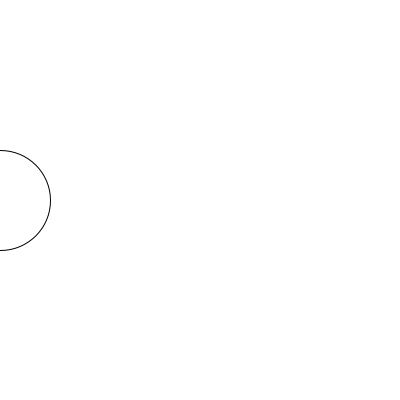
Frame 1 (no input)
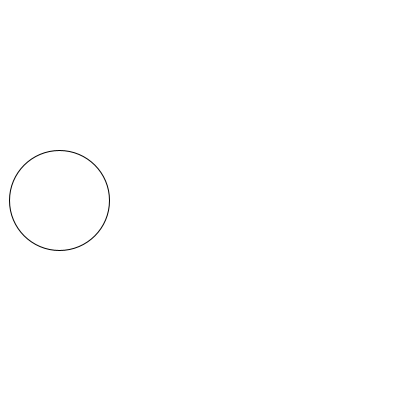
Frame 60 (the mouse pressed at the canvas centre just before this capture)
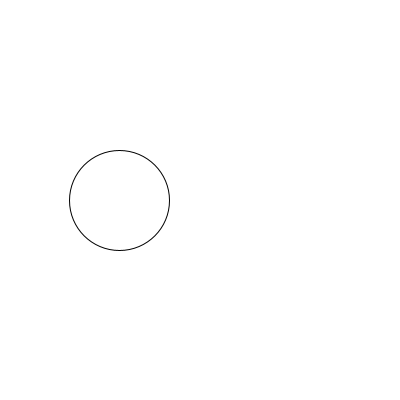
Frame 120 (the mouse held since frame 60 and released just before this capture)

The Processing sketch that drew these frames (run headless with seeded random() and noise(); from frame 60 on, the mouse is pressed at the canvas centre):

// Processing sketch: Class_Notes_Modulus_Week_6__3_25_19_
// ── Class_Notes_Modulus_Week_6__3_25_19_.pde
//modulus operator (%) (plural = modulo) 

//void setup () {
//  println(5/2); //int
  
//  println(5.0/2.0); //float
  
//  println(5%2); //modulus, gives the remaining number value
  
//}


int x = 0;
int c = 255;

void setup() {
  size(400,400);
}

void draw() {
  background(255);
  if (c == 255) {
    c = 0;
  } else {
    c = 255;
  }

  ellipse(x, height/2, 100,100);
  x = (x + 1) % 200;
}
